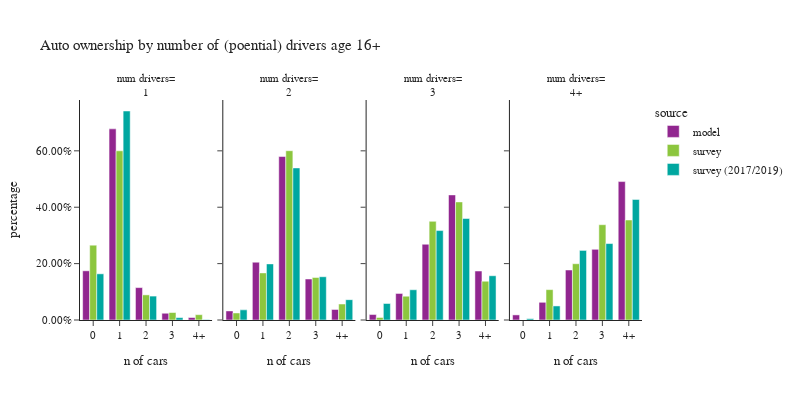

The cell this chart's notebook holds for it:
### Code cell
plot_auto(hh.loc[hh['num_drivers_simple']!="0"],'num_drivers_simple','number of (poential) drivers age 16+','num drivers')

### Figure 1 — Plotly figure (JSON) as saved in the notebook; plotly's stock layout.template omitted (floating-point values rounded to 4 significant figures)
{"data": [{"alignmentgroup": "True", "customdata": [[91494], [355500], [60256], [12548], [4567]], "hovertemplate": "source=model<br>num_drivers_simple=1<br>auto_ownership_simple=%{x}<br>percentage=%{y}<br>sample count=%{customdata[0]}<extra></extra>", "legendgroup": "model", "marker": {"color": "#91268F", "pattern": {"shape": ""}}, "name": "model", "offsetgroup": "model", "orientation": "v", "showlegend": true, "textposition": "auto", "type": "bar", "x": ["0", "1", "2", "3", "4+"], "xaxis": "x", "y": [0.1745, 0.678, 0.1149, 0.02393, 0.00871], "yaxis": "y"}, {"alignmentgroup": "True", "customdata": [[27603], [175310], [495799], [124352], [32011]], "hovertemplate": "source=model<br>num_drivers_simple=2<br>auto_ownership_simple=%{x}<br>percentage=%{y}<br>sample count=%{customdata[0]}<extra></extra>", "legendgroup": "model", "marker": {"color": "#91268F", "pattern": {"shape": ""}}, "name": "model", "offsetgroup": "model", "orientation": "v", "showlegend": false, "textposition": "auto", "type": "bar", "x": ["0", "1", "2", "3", "4+"], "xaxis": "x2", "y": [0.03228, 0.205, 0.5798, 0.1454, 0.03744], "yaxis": "y2"}, {"alignmentgroup": "True", "customdata": [[4024], [19631], [55865], [92241], [36118]], "hovertemplate": "source=model<br>num_drivers_simple=3<br>auto_ownership_simple=%{x}<br>percentage=%{y}<br>sample count=%{customdata[0]}<extra></extra>", "legendgroup": "model", "marker": {"color": "#91268F", "pattern": {"shape": ""}}, "name": "model", "offsetgroup": "model", "orientation": "v", "showlegend": false, "textposition": "auto", "type": "bar", "x": ["0", "1", "2", "3", "4+"], "xaxis": "x3", "y": [0.01936, 0.09443, 0.2687, 0.4437, 0.1737], "yaxis": "y3"}, {"alignmentgroup": "True", "customdata": [[2690], [9343], [26393], [37316], [73068]], "hovertemplate": "source=model<br>num_drivers_simple=4+<br>auto_ownership_simple=%{x}<br>percentage=%{y}<br>sample count=%{customdata[0]}<extra></extra>", "legendgroup": "model", "marker": {"color": "#91268F", "pattern": {"shape": ""}}, "name": "model", "offsetgroup": "model", "orientation": "v", "showlegend": false, "textposition": "auto", "type": "bar", "x": ["0", "1", "2", "3", "4+"], "xaxis": "x4", "y": [0.01808, 0.06278, 0.1774, 0.2508, 0.491], "yaxis": "y4"}, {"alignmentgroup": "True", "customdata": [[493], [952], [119], [24], [14]], "hovertemplate": "source=survey<br>num_drivers_simple=1<br>auto_ownership_simple=%{x}<br>percentage=%{y}<br>sample count=%{customdata[0]}<extra></extra>", "legendgroup": "survey", "marker": {"color": "#8CC63E", "pattern": {"shape": ""}}, "name": "survey", "offsetgroup": "survey", "orientation": "v", "showlegend": true, "textposition": "auto", "type": "bar", "x": ["0", "1", "2", "3", "4+"], "xaxis": "x", "y": [0.2653, 0.6001, 0.08915, 0.02649, 0.0189], "yaxis": "y"}, {"alignmentgroup": "True", "customdata": [[77], [580], [823], [157], [56]], "hovertemplate": "source=survey<br>num_drivers_simple=2<br>auto_ownership_simple=%{x}<br>percentage=%{y}<br>sample count=%{customdata[0]}<extra></extra>", "legendgroup": "survey", "marker": {"color": "#8CC63E", "pattern": {"shape": ""}}, "name": "survey", "offsetgroup": "survey", "orientation": "v", "showlegend": false, "textposition": "auto", "type": "bar", "x": ["0", "1", "2", "3", "4+"], "xaxis": "x2", "y": [0.02499, 0.167, 0.6004, 0.1509, 0.05667], "yaxis": "y2"}, {"alignmentgroup": "True", "customdata": [[2], [35], [75], [62], [23]], "hovertemplate": "source=survey<br>num_drivers_simple=3<br>auto_ownership_simple=%{x}<br>percentage=%{y}<br>sample count=%{customdata[0]}<extra></extra>", "legendgroup": "survey", "marker": {"color": "#8CC63E", "pattern": {"shape": ""}}, "name": "survey", "offsetgroup": "survey", "orientation": "v", "showlegend": false, "textposition": "auto", "type": "bar", "x": ["0", "1", "2", "3", "4+"], "xaxis": "x3", "y": [0.009144, 0.08451, 0.3499, 0.4188, 0.1376], "yaxis": "y3"}, {"alignmentgroup": "True", "customdata": [[9], [17], [25], [25]], "hovertemplate": "source=survey<br>num_drivers_simple=4+<br>auto_ownership_simple=%{x}<br>percentage=%{y}<br>sample count=%{customdata[0]}<extra></extra>", "legendgroup": "survey", "marker": {"color": "#8CC63E", "pattern": {"shape": ""}}, "name": "survey", "offsetgroup": "survey", "orientation": "v", "showlegend": false, "textposition": "auto", "type": "bar", "x": ["1", "2", "3", "4+"], "xaxis": "x4", "y": [0.1077, 0.1996, 0.338, 0.3547], "yaxis": "y4"}, {"alignmentgroup": "True", "customdata": [[781], [1653], [132], [22], [5]], "hovertemplate": "source=survey (2017/2019)<br>num_drivers_simple=1<br>auto_ownership_simple=%{x}<br>percentage=%{y}<br>sample count=%{customdata[0]}<extra></extra>", "legendgroup": "survey (2017/2019)", "marker": {"color": "#00A7A0", "pattern": {"shape": ""}}, "name": "survey (2017/2019)", "offsetgroup": "survey (2017/2019)", "orientation": "v", "showlegend": true, "textposition": "auto", "type": "bar", "x": ["0", "1", "2", "3", "4+"], "xaxis": "x", "y": [0.1638, 0.7413, 0.08485, 0.008494, 0.001524], "yaxis": "y"}, {"alignmentgroup": "True", "customdata": [[272], [1245], [1394], [217], [90]], "hovertemplate": "source=survey (2017/2019)<br>num_drivers_simple=2<br>auto_ownership_simple=%{x}<br>percentage=%{y}<br>sample count=%{customdata[0]}<extra></extra>", "legendgroup": "survey (2017/2019)", "marker": {"color": "#00A7A0", "pattern": {"shape": ""}}, "name": "survey (2017/2019)", "offsetgroup": "survey (2017/2019)", "orientation": "v", "showlegend": false, "textposition": "auto", "type": "bar", "x": ["0", "1", "2", "3", "4+"], "xaxis": "x2", "y": [0.036, 0.199, 0.5394, 0.1534, 0.07214], "yaxis": "y2"}, {"alignmentgroup": "True", "customdata": [[20], [51], [105], [90], [27]], "hovertemplate": "source=survey (2017/2019)<br>num_drivers_simple=3<br>auto_ownership_simple=%{x}<br>percentage=%{y}<br>sample count=%{customdata[0]}<extra></extra>", "legendgroup": "survey (2017/2019)", "marker": {"color": "#00A7A0", "pattern": {"shape": ""}}, "name": "survey (2017/2019)", "offsetgroup": "survey (2017/2019)", "orientation": "v", "showlegend": false, "textposition": "auto", "type": "bar", "x": ["0", "1", "2", "3", "4+"], "xaxis": "x3", "y": [0.0586, 0.1072, 0.3172, 0.36, 0.157], "yaxis": "y3"}, {"alignmentgroup": "True", "customdata": [[4], [11], [31], [18], [19]], "hovertemplate": "source=survey (2017/2019)<br>num_drivers_simple=4+<br>auto_ownership_simple=%{x}<br>percentage=%{y}<br>sample count=%{customdata[0]}<extra></extra>", "legendgroup": "survey (2017/2019)", "marker": {"color": "#00A7A0", "pattern": {"shape": ""}}, "name": "survey (2017/2019)", "offsetgroup": "survey (2017/2019)", "orientation": "v", "showlegend": false, "textposition": "auto", "type": "bar", "x": ["0", "1", "2", "3", "4+"], "xaxis": "x4", "y": [0.004679, 0.04988, 0.2468, 0.2711, 0.4275], "yaxis": "y4"}], "layout": {"annotations": [{"font": {}, "showarrow": false, "text": "num drivers=<br>1", "x": 0.1175, "xanchor": "center", "xref": "paper", "y": 1.0, "yanchor": "bottom", "yref": "paper"}, {"font": {}, "showarrow": false, "text": "num drivers=<br>2", "x": 0.3725, "xanchor": "center", "xref": "paper", "y": 1.0, "yanchor": "bottom", "yref": "paper"}, {"font": {}, "showarrow": false, "text": "num drivers=<br>3", "x": 0.6275, "xanchor": "center", "xref": "paper", "y": 1.0, "yanchor": "bottom", "yref": "paper"}, {"font": {}, "showarrow": false, "text": "num drivers=<br>4+", "x": 0.8825, "xanchor": "center", "xref": "paper", "y": 1.0, "yanchor": "bottom", "yref": "paper"}], "barmode": "group", "font": {"size": 11}, "height": 400, "legend": {"title": {"text": "source"}, "tracegroupgap": 0}, "title": {"text": "Auto ownership by number of (poential) drivers age 16+"}, "width": 800, "xaxis": {"anchor": "y", "domain": [0.0, 0.235], "title": {"text": "n of cars"}}, "xaxis2": {"anchor": "y2", "domain": [0.255, 0.49], "matches": "x", "title": {"text": "n of cars"}}, "xaxis3": {"anchor": "y3", "domain": [0.51, 0.745], "matches": "x", "title": {"text": "n of cars"}}, "xaxis4": {"anchor": "y4", "domain": [0.765, 1.0], "matches": "x", "title": {"text": "n of cars"}}, "yaxis": {"anchor": "x", "domain": [0.0, 1.0], "tickformat": ".2%", "title": {"text": "percentage"}}, "yaxis2": {"anchor": "x2", "domain": [0.0, 1.0], "matches": "y", "showticklabels": false, "tickformat": ".2%"}, "yaxis3": {"anchor": "x3", "domain": [0.0, 1.0], "matches": "y", "showticklabels": false, "tickformat": ".2%"}, "yaxis4": {"anchor": "x4", "domain": [0.0, 1.0], "matches": "y", "showticklabels": false, "tickformat": ".2%"}}}
